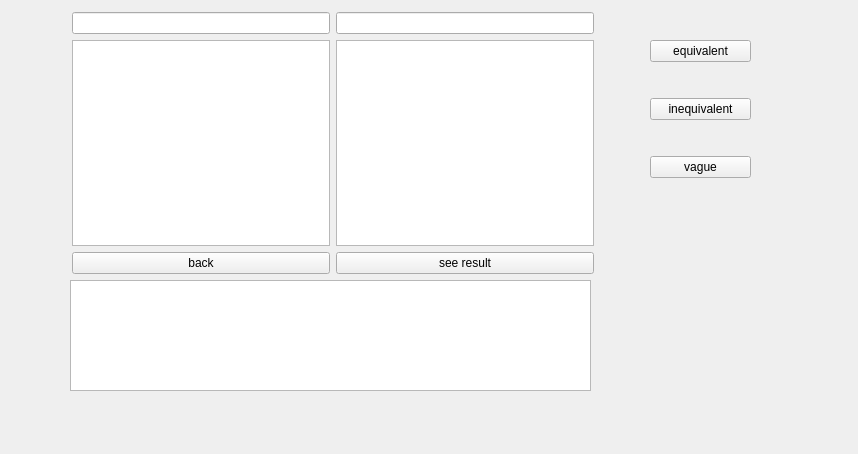
<?xml version="1.0" encoding="UTF-8"?>
<ui version="4.0">
 <class>SubWidget</class>
 <widget class="QWidget" name="SubWidget">
  <property name="geometry">
   <rect>
    <x>0</x>
    <y>0</y>
    <width>858</width>
    <height>454</height>
   </rect>
  </property>
  <property name="windowTitle">
   <string>Form</string>
  </property>
  <widget class="QWidget" name="layoutWidget">
   <property name="geometry">
    <rect>
     <x>650</x>
     <y>10</y>
     <width>101</width>
     <height>201</height>
    </rect>
   </property>
   <layout class="QVBoxLayout" name="verticalLayout">
    <item>
     <widget class="QPushButton" name="btn4">
      <property name="text">
       <string>equivalent</string>
      </property>
     </widget>
    </item>
    <item>
     <widget class="QPushButton" name="btn5">
      <property name="text">
       <string>inequivalent</string>
      </property>
     </widget>
    </item>
    <item>
     <widget class="QPushButton" name="pushButton">
      <property name="text">
       <string>vague</string>
      </property>
     </widget>
    </item>
   </layout>
  </widget>
  <widget class="QTextEdit" name="result">
   <property name="geometry">
    <rect>
     <x>70</x>
     <y>280</y>
     <width>521</width>
     <height>111</height>
    </rect>
   </property>
  </widget>
  <widget class="QWidget" name="layoutWidget">
   <property name="geometry">
    <rect>
     <x>72</x>
     <y>12</y>
     <width>522</width>
     <height>262</height>
    </rect>
   </property>
   <layout class="QVBoxLayout" name="verticalLayout_2">
    <item>
     <layout class="QHBoxLayout" name="horizontalLayout_2">
      <item>
       <widget class="QLineEdit" name="path1"/>
      </item>
      <item>
       <widget class="QLineEdit" name="path2"/>
      </item>
     </layout>
    </item>
    <item>
     <layout class="QHBoxLayout" name="horizontalLayout">
      <item>
       <widget class="QTextEdit" name="oj1"/>
      </item>
      <item>
       <widget class="QTextEdit" name="oj2"/>
      </item>
     </layout>
    </item>
    <item>
     <layout class="QHBoxLayout" name="horizontalLayout_3">
      <item>
       <widget class="QPushButton" name="btn6">
        <property name="text">
         <string>back</string>
        </property>
       </widget>
      </item>
      <item>
       <widget class="QPushButton" name="btn7">
        <property name="text">
         <string>see result</string>
        </property>
       </widget>
      </item>
     </layout>
    </item>
   </layout>
  </widget>
 </widget>
 <resources/>
 <connections/>
</ui>
